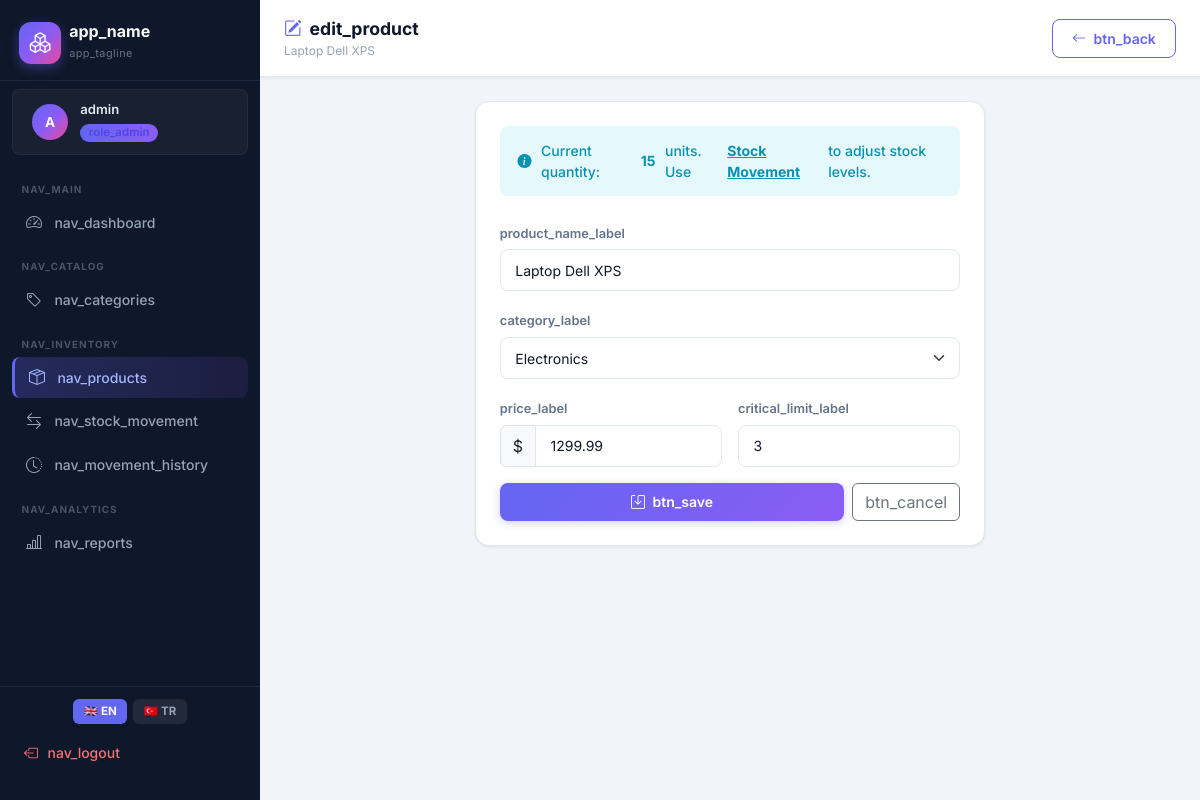
The page /products/edit.php?id=1 (signed in) on the database its author committed.
### tables this page shows
CREATE TABLE IF NOT EXISTS products (
    id INT UNSIGNED AUTO_INCREMENT PRIMARY KEY,
    name VARCHAR(150) NOT NULL,
    category_id INT UNSIGNED NOT NULL,
    quantity INT NOT NULL DEFAULT 0,
    price DECIMAL(12,2) NOT NULL DEFAULT 0.00,
    critical_limit INT NOT NULL DEFAULT 5,
    created_at TIMESTAMP DEFAULT CURRENT_TIMESTAMP,
    updated_at TIMESTAMP DEFAULT CURRENT_TIMESTAMP ON UPDATE CURRENT_TIMESTAMP,
    FOREIGN KEY (category_id) REFERENCES categories(id) ON DELETE RESTRICT ON UPDATE CASCADE
);

CREATE TABLE IF NOT EXISTS categories (
    id INT UNSIGNED AUTO_INCREMENT PRIMARY KEY,
    name VARCHAR(100) NOT NULL UNIQUE,
    description TEXT,
    created_at TIMESTAMP DEFAULT CURRENT_TIMESTAMP
);

### lang/lang.php (called while the page is built, shortened)
<?php
function __t(string $key, ...$args): string
{
    $str = $GLOBALS['_LANG'][$key] ?? $key;
    return $args ? sprintf($str, ...$args) : $str;
}

### products/edit.php (the view, shortened to what this page needs)
<?php
$db = getDB();
$id = (int)($_GET['id'] ?? 0);
$stmt = $db->prepare('SELECT * FROM products WHERE id = ?');
$stmt->bind_param('i', $id);
$stmt->execute();
$product = $stmt->get_result()->fetch_assoc();
$categories = $db->query('SELECT id, name FROM categories ORDER BY name');
?>
<?php require_once __DIR__ . '/../includes/header.php'; ?>
<div class="d-flex">
<?php require_once __DIR__ . '/../includes/sidebar.php'; ?>
<div class="main-wrapper flex-grow-1">
    <div class="topbar">
        <div>
            <p class="topbar-title mb-0"><i class="bi bi-pencil-square me-2" style="color:var(--accent)"></i><?= __t('edit_product') ?></p>
            <p class="topbar-subtitle"><?= htmlspecialchars($product['name']) ?></p>
        </div>
        <a href="/SmartStock/products/index.php" class="btn btn-outline-ss">
            <i class="bi bi-arrow-left me-1"></i> <?= __t('btn_back') ?>
        </a>
    </div>
    <div class="page-content">
        <div class="row justify-content-center">
            <div class="col-lg-7">
                <div class="ss-card">
                    <div class="ss-alert ss-alert-info mb-4">
                        <i class="bi bi-info-circle-fill"></i>
                        Current quantity: <strong><?= $product['quantity'] ?></strong> units.
                        Use <a href="/SmartStock/stock/add.php" style="color:inherit;font-weight:700;">Stock Movement</a> to adjust stock levels.
                    </div>
                    <form method="POST">
                        <div class="mb-3">
                            <label class="form-label"><?= __t('product_name_label') ?></label>
                            <input type="text" name="name" class="form-control" required maxlength="150"
                                   value="<?= htmlspecialchars($product['name']) ?>">
                        </div>
                        <div class="mb-3">
                            <label class="form-label"><?= __t('category_label') ?></label>
                            <select name="category_id" class="form-select" required>
                                <?php while ($cat = $categories->fetch_assoc()): ?>
                                <option value="<?= $cat['id'] ?>" <?= $cat['id'] == $product['category_id'] ? 'selected' : '' ?>>
                                    <?= htmlspecialchars($cat['name']) ?>
                                </option>
                                <?php endwhile; ?>
                            </select>
                        </div>
                        <div class="row g-3 mb-3">
                            <div class="col-sm-6">
                                <label class="form-label"><?= __t('price_label') ?></label>
                                <div class="input-group">
                                    <span class="input-group-text">$</span>
                                    <input type="number" name="price" class="form-control" step="0.01" min="0" required
                                           value="<?= number_format($product['price'], 2, '.', '') ?>">
                                </div>
                            </div>
                            <div class="col-sm-6">
                                <label class="form-label"><?= __t('critical_limit_label') ?></label>
                                <input type="number" name="critical_limit" class="form-control" min="0" required
                                       value="<?= $product['critical_limit'] ?>">
                            </div>
                        </div>
                        <div class="d-flex gap-2 mt-2">
                            <button type="submit" class="btn btn-primary-ss flex-grow-1">
                                <i class="bi bi-save me-1"></i> <?= __t('btn_save') ?>
                            </button>
                            <a href="/SmartStock/products/index.php" class="btn btn-outline-secondary"><?= __t('btn_cancel') ?></a>
                        </div>
                    </form>
                </div>
            </div>
        </div>
    </div>
</div>
</div>
<?php require_once __DIR__ . '/../includes/footer.php'; ?>

### assets/css/style.css (style rules this page uses)
:root { --sidebar-width: 260px; --sidebar-bg: #0f172a; --sidebar-hover: #1e293b; --sidebar-active: linear-gradient(90deg, #6366f1, #8b5cf6); --brand-gradient: linear-gradient(135deg, #6366f1, #8b5cf6, #ec4899); --accent: #6366f1; --accent-2: #8b5cf6; --success: #22c55e; --danger: #ef4444; --warning: #f59e0b; --info: #06b6d4; --body-bg: #f1f5f9; --card-bg: #ffffff; --text-primary: #0f172a; --text-secondary: #64748b; --text-muted: #94a3b8; --border: #e2e8f0; --shadow-sm: 0 1px 3px rgba(0,0,0,.08); --shadow-md: 0 4px 16px rgba(0,0,0,.10); --shadow-lg: 0 8px 32px rgba(0,0,0,.12); --radius: 14px; --radius-sm: 8px; --transition: .2s ease; }
*, *::before, *::after { box-sizing: border-box; }
html { scroll-behavior: smooth; }
body { font-family: 'Inter', sans-serif; background: var(--body-bg); color: var(--text-primary); margin: 0; min-height: 100vh; overflow-x: hidden; }
.main-wrapper { margin-left: var(--sidebar-width); min-height: 100vh; display: flex; flex-direction: column; transition: margin var(--transition); }
.topbar { background: var(--card-bg); padding: 1rem 1.5rem; border-bottom: 1px solid var(--border); display: flex; align-items: center; justify-content: space-between; position: sticky; top: 0; z-index: 100; box-shadow: var(--shadow-sm); flex-wrap: wrap; gap: .75rem; }
.topbar-title { font-size: 1.1rem; font-weight: 700; color: var(--text-primary); margin: 0; }
.topbar-subtitle { font-size: .75rem; color: var(--text-muted); margin: 0; }
.page-content { padding: 1.5rem; flex: 1; }
.ss-card { background: var(--card-bg); border: 1px solid var(--border); border-radius: var(--radius); box-shadow: var(--shadow-sm); padding: 1.5rem; transition: box-shadow var(--transition), transform var(--transition); }
.btn-primary-ss { background: linear-gradient(135deg, #6366f1, #8b5cf6); border: none; color: #fff; border-radius: var(--radius-sm); padding: .5rem 1.2rem; font-weight: 600; font-size: .875rem; transition: all var(--transition); box-shadow: 0 2px 8px rgba(99,102,241,.3); }
.btn-outline-ss { border: 1.5px solid var(--accent); color: var(--accent); background: transparent; border-radius: var(--radius-sm); padding: .5rem 1.2rem; font-weight: 600; font-size: .875rem; transition: all var(--transition); }
.form-control, .form-select { border: 1.5px solid var(--border); border-radius: var(--radius-sm); padding: .6rem .9rem; font-size: .875rem; color: var(--text-primary); transition: border-color var(--transition), box-shadow var(--transition); }
.form-label { font-size: .8rem; font-weight: 600; color: var(--text-secondary); margin-bottom: .4rem; }
.ss-alert { border: none; border-radius: var(--radius-sm); padding: .85rem 1.1rem; font-size: .875rem; font-weight: 500; display: flex; align-items: center; gap: .6rem; margin-bottom: 1rem; }
.ss-alert-info { background: rgba(6,182,212,.1); color: #0891b2; }

### rows shown on the page
products: name "Laptop Dell XPS", quantity "15", category_id "Electronics", price "1299.99", critical_limit "3"

### other values the page prints
__t('app_name') "app_name"
__t('app_tagline') "app_tagline"
substr(currentUsername(), 0, 1) "A"
currentUsername() "admin"
__t('role_admin') "role_admin"
__t('nav_main') "NAV_MAIN"
__t('nav_dashboard') "nav_dashboard"
__t('nav_catalog') "NAV_CATALOG"
__t('nav_categories') "nav_categories"
__t('nav_inventory') "NAV_INVENTORY"
__t('nav_products') "nav_products"
__t('nav_stock_movement') "nav_stock_movement"
__t('nav_movement_history') "nav_movement_history"
__t('nav_analytics') "NAV_ANALYTICS"
__t('nav_reports') "nav_reports"
